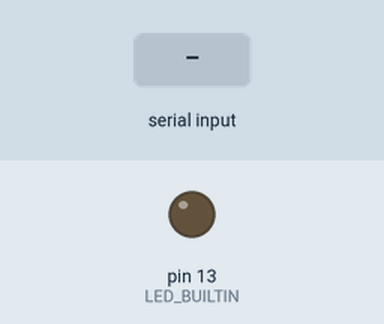
Recording of a sketch running on a simulated Arduino Uno, built with avr-gcc and run on an emulated ATmega328P. Shown: output pins drawn as LEDs (lit = HIGH). Inputs (shaded band) come from the test bench.

Above: at 1.2 s.
1.3 s: byte 30 received over Serial
Timing chart, 0 to 4.3 s (numbered marks = the images above; inputs shaded):
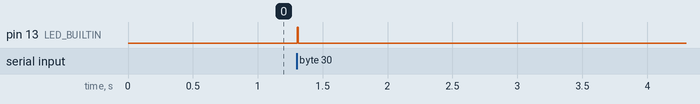

The sketch:

arduino-rx-test.ino
```cpp
int incomingByte = 0;

void setup() {
  Serial.begin(9600);
  pinMode(LED_BUILTIN, OUTPUT);
}

void loop() {
  if (Serial.available() > 0) {
    incomingByte = Serial.read();
    digitalWrite(LED_BUILTIN, HIGH);
  }
  else {
    digitalWrite(LED_BUILTIN, LOW);
  }
  delay(10);
}
```

Measured:
- after the input at 1.3 s, pin 13 (LED_BUILTIN): LOW → HIGH at once, → LOW 0.01 s later
